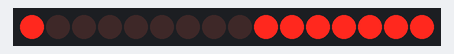
Simulated run of this sketch. Board: ESP32. Shown: 16 shift-register outputs drawn as a row of LEDs (first output left, lit = HIGH). Wiring (inferred from the names in the program): 2 × shift register (74HC595): data GPIO 12; shift clock GPIO 14; latch GPIO 13. Wiring (inferred from the signals the program sends): row of LEDs: on Q0, Q1, Q2, Q3, Q4, Q5, Q6, Q7, Q8, Q9, Q10, Q11, Q12, Q13, Q14, Q15. What the sketch prints to the serial monitor is not drawn.

Above: at 0.2 s.
At 1.2 s:
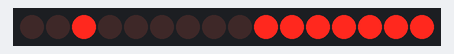
At 1.7 s:
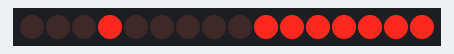
At 2.7 s:
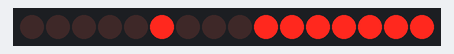
At 3.7 s:
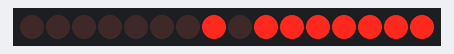
At 5.2 s:
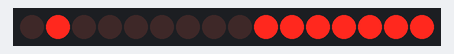
Timing chart, 0 to 5.9 s (numbered marks = the images above):
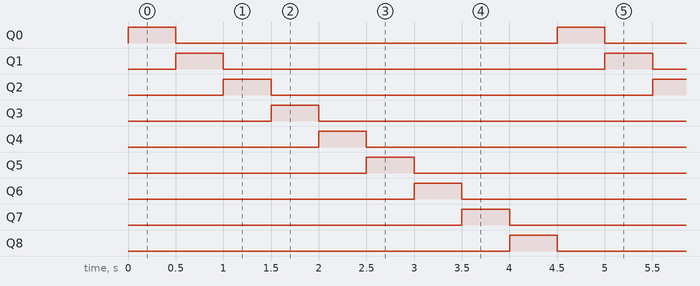

Measured:
- by itself, Q0–8: alternates HIGH for 0.50 s and LOW for 4.0 s
- by itself, everything shown: repeats every 4.5 s, in 9 steps

The sketch:

016-22b_shift_register__LED_matrix__build_c1.ino
```cpp
/**********************************************************************
* Filename    : 016-22b_shift_register__LED_matrix__build_c1
* Description : Setup shift register component (74HC595) and a
* LED matrix component to blink more LEDs.(ry x c1) y = 1..8
* Auther      : Alternatives Solutions
* Modification: 2026/02/27
**********************************************************************/

#define PIN_LATCH       13    //ESP32 pin 13 connected to 595 Latch(pin12)
#define PIN_DATA        12    //ESP32 pin 12 connected to 595 DS(pin14)
#define PIN_CLOCK       14    //ESP32 pin 14 connected to 595 Clock(pin11)

#define DELAY_TIME      500
#define DEBUG           false

// the setup function runs once when you press reset or power the board
void setup() {
  pinMode(PIN_LATCH, OUTPUT);
  pinMode(PIN_CLOCK, OUTPUT);
  pinMode(PIN_DATA, OUTPUT);

  Serial.begin(115200);
  Serial.println("\nESP32 Wrover initialization completed!");
//  Serial.println("Ready to handle data...\n");
}

// the loop function runs over and over again forever
void loop() {
  // --- [TURN ON] ROW 1, COL 1---
  digitalWrite(PIN_LATCH, LOW);
  // First 8 bits go to IC2 (Columns)
  // 0xFE is 11111110 in binary (Only Q0 is LOW/Ground)
  shiftOut(PIN_DATA, PIN_CLOCK, MSBFIRST, 0xFE);
  // Next 8 bits stay in IC1 (Rows)
  // 0x01 is 00000001 in binary (Only Q0 is HIGH/Power)
  shiftOut(PIN_DATA, PIN_CLOCK, MSBFIRST, 0x01);
  digitalWrite(PIN_LATCH, HIGH);
  delay(DELAY_TIME);


  // --- [TURN ON] ROW 2, COL 2---
  writeTo74HC595s(MSBFIRST, 0xFE, 0x02);

  // --- [TURN ON] ROW 2, COL 3---
  writeTo74HC595s(MSBFIRST, 0xFE, 0x04);

  // --- [TURN ON] ROW 2, COL 4---
  writeTo74HC595s(MSBFIRST, 0xFE, 0x08);

  // --- [TURN ON] ROW 2, COL 5---
  writeTo74HC595s(MSBFIRST, 0xFE, 0x10);

  // --- [TURN ON] ROW 2, COL 6---
  writeTo74HC595s(MSBFIRST, 0xFE, 0x20);

  // --- [TURN ON] ROW 2, COL 7---
  writeTo74HC595s(MSBFIRST, 0xFE, 0x40);

  // --- [TURN ON] ROW 2, COL 7---
  writeTo74HC595s(MSBFIRST, 0xFE, 0x80);

  // --- TURN OFF ---
  writeTo74HC595s(MSBFIRST, 0xFF, 0x00);
  /*
  digitalWrite(PIN_LATCH, LOW);
  shiftOut(PIN_DATA, PIN_CLOCK, MSBFIRST, 0xFF); // All Columns inactive (HIGH)
  shiftOut(PIN_DATA, PIN_CLOCK, MSBFIRST, 0x00); // All Rows inactive (LOW)
  digitalWrite(PIN_LATCH, HIGH);
  delay(DELAY_TIME);
*/
}


void writeTo74HC595s(int order, byte dataElt1, byte dataElt2) {
  //Output LOW level to latch pin
  digitalWrite(PIN_LATCH, LOW);

  if (DEBUG) {
    Serial.print("Sending Binary1: ");
    Serial.print(dataElt1, BIN);
    Serial.print("\n");
  }
  //send serial data to 74HC595 IC1
  shiftOut(PIN_DATA, PIN_CLOCK, order, dataElt1);

  if (DEBUG) {
    Serial.print("Sending Binary2: ");
    Serial.print(dataElt2, BIN);
    Serial.print("\n");
  }
  //send serial data to 74HC595 IC2
  shiftOut(PIN_DATA, PIN_CLOCK, order, dataElt2);
  //Output high level to latch pin and the component
  // 74HC595 will update the data to the parallel output port

  digitalWrite(PIN_LATCH, HIGH);
  delay(DELAY_TIME);
}
```
